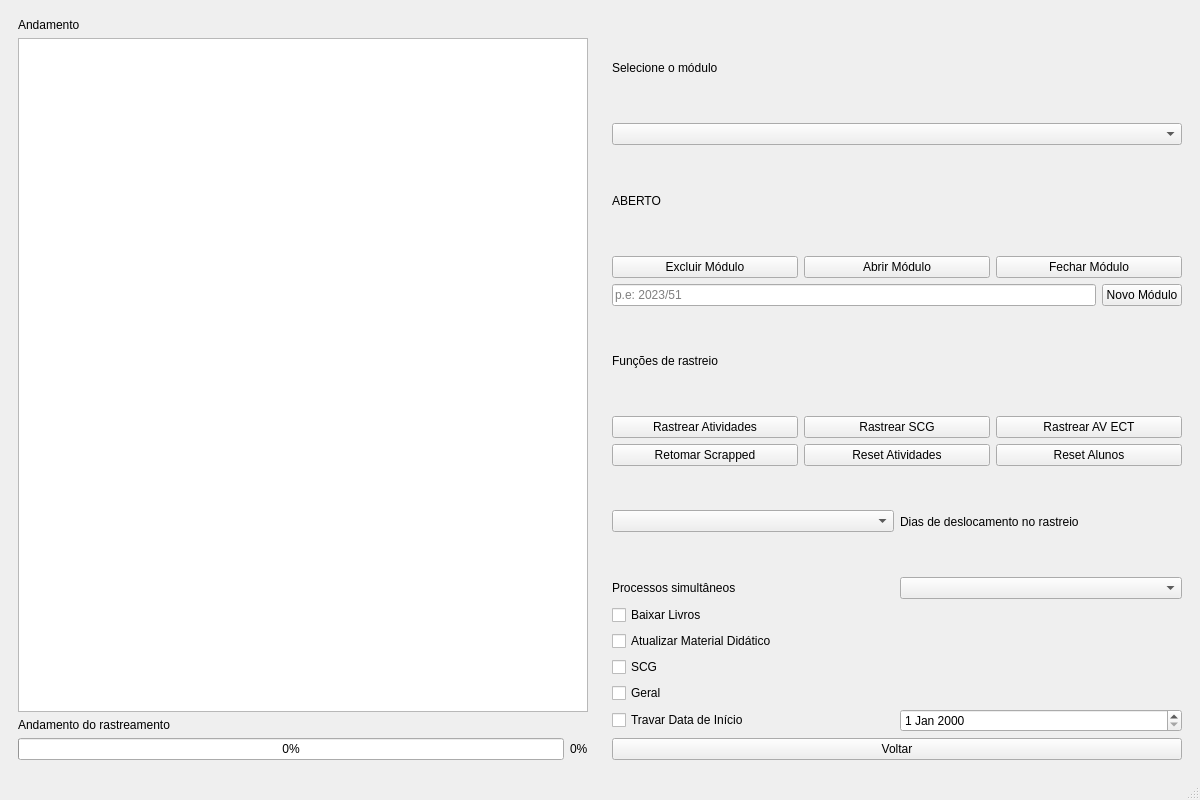
<?xml version="1.0" encoding="UTF-8"?>
<ui version="4.0">
 <class>Atividades</class>
 <widget class="QMainWindow" name="Atividades">
  <property name="geometry">
   <rect>
    <x>0</x>
    <y>0</y>
    <width>1200</width>
    <height>800</height>
   </rect>
  </property>
  <property name="windowTitle">
   <string>App Papiron</string>
  </property>
  <widget class="QWidget" name="centralwidget">
   <layout class="QHBoxLayout" name="mainHorizontal">
    <item>
     <!-- Lado esquerdo -->
     <widget class="QWidget" name="leftWidget">
      <layout class="QVBoxLayout" name="leftLayout">
       <item>
        <widget class="QLabel" name="label_andamento">
         <property name="text">
          <string>Andamento</string>
         </property>
        </widget>
       </item>
       <item>
        <widget class="QListWidget" name="tabela_registro">
         <property name="sizePolicy">
          <sizepolicy hsizetype="Expanding" vsizetype="Expanding">
           <horstretch>0</horstretch>
           <verstretch>0</verstretch>
          </sizepolicy>
         </property>
        </widget>
       </item>
       <item>
        <widget class="QLabel" name="label_andamento_rastreio">
         <property name="text">
          <string>Andamento do rastreamento</string>
         </property>
        </widget>
       </item>
       <item>
        <layout class="QHBoxLayout" name="progressHorizontal">
         <item>
          <widget class="QProgressBar" name="barra_progresso_rastrear">
           <property name="value">
            <number>0</number>
           </property>
           <property name="textVisible">
            <bool>true</bool>
           </property>
          </widget>
         </item>
         <item>
          <widget class="QLabel" name="label_progresso_valor">
           <property name="text">
            <string>0%</string>
           </property>
          </widget>
         </item>
        </layout>
       </item>
      </layout>
     </widget>
    </item>
    <item>
     <!-- Lado direito -->
     <widget class="QWidget" name="rightWidget">
      <layout class="QVBoxLayout" name="rightLayout">
       <item>
        <widget class="QLabel" name="label_modulo">
         <property name="text">
          <string>Selecione o módulo</string>
         </property>
        </widget>
       </item>
       <item>
        <widget class="QComboBox" name="menu_modulos"/>
       </item>
       <item>
        <widget class="QLabel" name="l_situacao_modulo">
         <property name="text">
          <string>ABERTO</string>
         </property>
        </widget>
       </item>
       <item>
        <layout class="QHBoxLayout" name="moduloButtons">
         <item>
          <widget class="QPushButton" name="btn_modulo_excluir">
           <property name="text">
            <string>Excluir Módulo</string>
           </property>
          </widget>
         </item>
         <item>
          <widget class="QPushButton" name="btn_modulo_abrir">
           <property name="text">
            <string>Abrir Módulo</string>
           </property>
          </widget>
         </item>
         <item>
          <widget class="QPushButton" name="btn_modulo_fechar">
           <property name="text">
            <string>Fechar Módulo</string>
           </property>
          </widget>
         </item>
        </layout>
       </item>
       <item>
        <layout class="QHBoxLayout" name="moduloNovoLayout">
         <item>
          <widget class="QLineEdit" name="input_modulo_novo">
           <property name="placeholderText">
            <string>p.e: 2023/51</string>
           </property>
          </widget>
         </item>
         <item>
          <widget class="QPushButton" name="btn_modulo_novo">
           <property name="text">
            <string>Novo Módulo</string>
           </property>
          </widget>
         </item>
        </layout>
       </item>
       <item>
        <widget class="QLabel" name="label_funcoes">
         <property name="text">
          <string>Funções de rastreio</string>
         </property>
        </widget>
       </item>
       <item>
        <layout class="QGridLayout" name="funcoesLayout">
         <item row="0" column="0">
          <widget class="QPushButton" name="btn_rastrear_atividades">
           <property name="text">
            <string>Rastrear Atividades</string>
           </property>
          </widget>
         </item>
         <item row="0" column="1">
          <widget class="QPushButton" name="btn_rastrear_scg">
           <property name="text">
            <string>Rastrear SCG</string>
           </property>
          </widget>
         </item>
         <item row="0" column="2">
          <widget class="QPushButton" name="btn_rastrear_ect">
           <property name="text">
            <string>Rastrear AV ECT</string>
           </property>
          </widget>
         </item>
         <item row="1" column="0">
          <widget class="QPushButton" name="btn_retomar_scrapped">
           <property name="text">
            <string>Retomar Scrapped</string>
           </property>
          </widget>
         </item>
         <item row="1" column="1">
          <widget class="QPushButton" name="btn_resetar_atividades">
           <property name="text">
            <string>Reset Atividades</string>
           </property>
          </widget>
         </item>
         <item row="1" column="2">
          <widget class="QPushButton" name="btn_resetar_alunos">
           <property name="text">
            <string>Reset Alunos</string>
           </property>
          </widget>
         </item>
        </layout>
       </item>
       <item>
        <layout class="QHBoxLayout" name="diasLayout">
         <item>
          <widget class="QComboBox" name="menu_dias_rastreios_deslocar"/>
         </item>
         <item>
          <widget class="QLabel" name="label_dias_deslocar">
           <property name="text">
            <string>Dias de deslocamento no rastreio</string>
           </property>
          </widget>
         </item>
        </layout>
       </item>
       <item>
        <layout class="QHBoxLayout" name="processosLayout">
         <item>
          <widget class="QLabel" name="label_processos">
           <property name="text">
            <string>Processos simultâneos</string>
           </property>
          </widget>
         </item>
         <item>
          <widget class="QComboBox" name="menu_processos"/>
         </item>
        </layout>
       </item>
       <item>
        <widget class="QCheckBox" name="cb_download_livros">
         <property name="text">
          <string>Baixar Livros</string>
         </property>
        </widget>
       </item>
       <item>
        <widget class="QCheckBox" name="cb_material_atualizar">
         <property name="text">
          <string>Atualizar Material Didático</string>
         </property>
        </widget>
       </item>
       <item>
        <widget class="QCheckBox" name="cb_scg">
         <property name="text">
          <string>SCG</string>
         </property>
        </widget>
       </item>
       <item>
        <widget class="QCheckBox" name="cb_geral">
         <property name="text">
          <string>Geral</string>
         </property>
        </widget>
       </item>
       <item>
        <layout class="QHBoxLayout" name="dataInicioLayout">
         <item>
          <widget class="QCheckBox" name="cb_data_inicio_rastreio">
           <property name="text">
            <string>Travar Data de Início</string>
           </property>
          </widget>
         </item>
         <item>
          <widget class="QDateEdit" name="data_inicio_rastreio"/>
         </item>
        </layout>
       </item>
       <item>
        <widget class="QPushButton" name="btn_voltar">
         <property name="text">
          <string>Voltar</string>
         </property>
        </widget>
       </item>
      </layout>
     </widget>
    </item>
   </layout>
  </widget>
  <widget class="QMenuBar" name="menubar"/>
  <widget class="QStatusBar" name="statusbar"/>
 </widget>
 <resources/>
 <connections/>
</ui>
